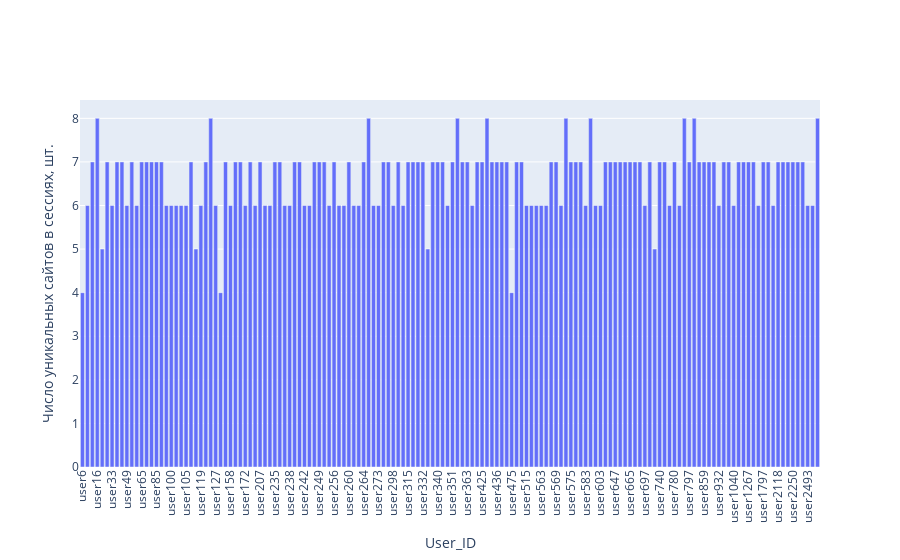

Notebook source saved alongside this figure:
### Code cell
data_viz =  go.Bar(
    x = list(map(lambda x: 'user'+x, map(str,d.keys()))),
    y = list(d.values())
)

fig = go.Figure(data = [data_viz])
fig.update_xaxes(tickangle=-90)
fig.update_layout(xaxis_title='User_ID', yaxis_title=u'Число уникальных сайтов в сессиях, шт.')
iplot(fig)

### Figure 1 — Plotly figure (JSON) as saved in the notebook; plotly's stock layout.template omitted (floating-point values rounded to 4 significant figures; data arrays with more than 128 entries replaced by an {"elided": "..."} marker saying what was removed)
{"data": [{"type": "bar", "x": {"elided": "150 str values"}, "y": {"elided": "150 int values"}}], "layout": {"xaxis": {"tickangle": -90, "title": {"text": "User_ID"}}, "yaxis": {"title": {"text": "Число уникальных сайтов в сессиях, шт."}}}}
